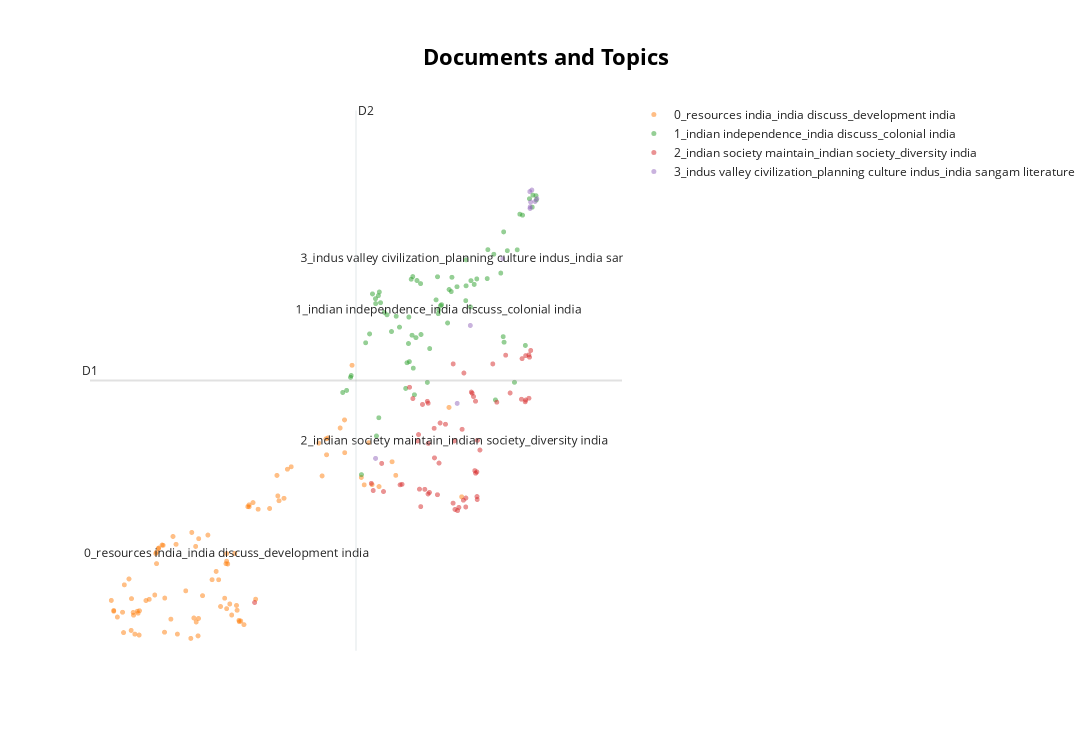

The notebook cell saved with this chart:
### Code cell
model.visualize_documents(questions)

### Figure 1 — Plotly figure (JSON) as saved in the notebook; plotly's stock layout.template omitted (floating-point values rounded to 4 significant figures)
{"data": [{"hoverinfo": "text", "hovertext": [null], "marker": {"color": "#CFD8DC", "opacity": 0.5, "size": 5}, "mode": "markers+text", "name": "other", "showlegend": false, "type": "scattergl", "x": [null], "y": [null]}, {"hoverinfo": "text", "hovertext": ["Major hot deserts in northern hemisphere are located between 20-30 deg N latitudes and on the western sides of the continents. Why?", "There is no formation of deltas by rivers on the Western Ghats. Why?", "Why is the South-West monsoon called ‘Purvaiya’ (easterly) in Bhojpur Region? How has this directional seasonal wind system influenced the cultural ethos of the region?", "What are the main socio-economic implications arising out of the development of IT industries in major cities of India?", "Discuss the consequences of climate change on the food security in tropical countries.", "\"The Himalayas are highly prone to landslides.\" Discuss the causes and suggest suitable measures of mitigation.", "What are the consequences of spreading of ‘Dead Zones’ on marine ecosystem?", "Why is the world today confronted with a crisis of availability of and access to freshwater resources?", "Bring out the causes for more frequent occurrence of landslides in the Himalayas than in the Western Ghats.", "Examine the status of forest resources of India and its resultant impact on climate change.", "Discuss the geophysical characteristics of Circum- Pacific Zone.", "Bring out the causes for the formation of heat islands in the urban habitat of the world.", "Describe the characteristics and types of primary rocks.", "How far do you agree that the behaviour of the Indian monsoon has been changing due to humanizing landscape? Discuss.", "“The ideal solution of depleting ground water resources in India is water harvesting system.” How can it be made effective in urban areas?", "The interlinking of rivers can provide viable solutions to the multi-dimensional inter-related problems of droughts, floods and interrupted navigation. Critically examine.", "How does India see its place in the economic space of rising natural resources rich Africa?", "Critically evaluate the various resources of the oceans which can be harnessed to meet the resource crisis in the world.", "It is said that India has substantial reserves of shale oil and gas, which can feed the needs of the country for quarter century. However, tapping of the resource does not appear to be high on the agenda. Discuss critically the availability and issues involved.", "How can the mountain ecosystem be restored from the negative impact of development initiatives and tourism?", "What are the forces that influence ocean currents? Describe their role in fishing industry of the world.", "How are the fjords formed? Why do they constitute some of the most picturesque areas of the world?", "The process of desertification does not have climate boundaries. Justify with examples.", "Discuss the meaning of colour-coded weather warnings for cyclone prone areas given by India Meteorological department.", "How does the Juno Mission of NASA help to understand the origin and evolution of the Earth?", "Discuss the various economic and\nsocio-cultural forces that are driving increasing feminization of agriculture in India.", "Enumerate the problems and prospects of inland water transport in India.", "The effective management of land and water resources will drastically reduce the human miseries. Explain.", "Discuss the concept of air mass and explain its role in macro-climatic changes.", "Major cities of India are becoming more vulnerable to flood conditions. Discuss.", "Discuss the factors for localisation of agro-based food processing industries of North-West India.", "Account for the present location of iron and steel industries away from the source of raw material, by giving examples.", "India is well endowed with fresh water resources. Critically examine why it still suffers from water scarcity.", "Explain the factors responsible for the origin of ocean currents. How do they influence regional climates, fishing and navigation?", "What do you understand by the theory of continental drift? Discuss the prominent evidences in its support.", "Tropical cyclones are largely confined to South China Sea, Bay of Bengal and Gulf of Mexico. Why?", "Mumbai, Delhi and Kolkata are the three Mega cities of the country but the air pollution is much more serious probelm in Delhi as compared to the other two. Why is this so?", "Mention the significance of straits and isthmus in international trade.", "Petroleum refineries are not necessarily located nearer to crude oil producing areas, particularly in many of the developing countries. Explain its implications.", "From being net food importer in 1960s, India has emerged as a net food exporter to the world. Provide reasons.", "Defining blue revolution, explain the problems and strategies for pisciculture development in India.", "Comment on the resource potentials of the long coastline of India and highlight the status of natural hazard preparedness in these areas.", "How is efficient and affordable urban mass transport key to the rapid economic development in India?", "Can the strategy of regional resource-based manufacturing help in promoting employment in India?", "What do you understand by the phenomenon of ‘temperature inversion’ in meteorology? How does it affect weather and the habitants of the place?", "Why did human development fail to keep pace with economic development in India?", "How do ocean currents and water masses differ in their impacts on marine life and coastal environment? Give suitable examples.", "Why is India taking keen interest in the Arctic region?", "Why is India considered as a sub-continent? Elaborate your answer.", "Differentiate the causes of landslides in the Himalayan region and Western Ghats.", "Why are the world’s fold mountain systems located along the margins of continents? Bring out the association between the global distribution of fold mountains and the earthquakes and volcanoes.", "Mention the global occurrence of volcanic eruptions in 2021 and their impact on regional environment.", "Discuss the causes of depletion of mangroves and explain their importance in maintaining coastal ecology.", "Describing the distribution of rubber producing countries, indicate the major environmental issues faced by them.", "Whereas the British planters had developed tea gardens all along the Shivaliks and Lesser Himalayas from Assam to Himachal Pradesh, in effect they did not succeed beyond the Darjeeling area. Explain.", "How will the melting of Himalayan glaciers have a far- reaching impact on the water resources of India?", "What is water stress? How and why does it differ regionally in India?", "What is the significance of Industrial Corridors in India? Identifying industrial corridors, explain their main characteristics.", "South China Sea has assumed great geopolitical significance in the present context. Comment.", "Assess the impact of global warming on the coral life system with examples.", "Do you agree that there is a growing trend of opening new sugar mills in southern states of India? Discuss with justification.", "Smart cities in India cannot sustain without smart vilages. Discuss this statement in the backdrop of rural urban integration.", "The states of Jammu and Kashmir, Himachal Pradesh and Uttarakhand are reaching the limits of ecological carrying capacity due to tourism. Critically evaluate.", "How does the cryosphere affect global climate?", "Discuss the natural resource potentials of ‘Deccan trap’.", "Define mantle plume and explain its role in plate tectonics.", "Present an account of the Indus Water Treaty and examine its ecological, economic and political implications in the context of changing bilateral relations.", "What are the economic significances of discovery of oil in Arctic Sea and its possible environemental consequences?", "“Inspite of adverse environmental impact, coal mining is still inevitable for development”.\nDiscuss", "The recent cyclone on the east coast of India was called ‘Phailin’. How are the tropical cyclones named across the world? Elaborate.", "In what way micro-watershed development projects help in water conservation in\ndrought-prone and semi-arid regions of India?", "Mention core strategies for the transformation of aspirational districts in India and explain the nature of convergence, collaboration and competition for its success.", "Briefly mention the alignment of major mountain ranges of the world and explain their impact on local weather conditions, with examples.", "Most of the unusual climatic happenings are explained as an outcome of the El-Nino effect. Do you agree?", "Why did the Green Revolution in India virtually by-pass the eastern region despite fertile soil and good availability of water?", "Despite India being one of the countries of the Gondwanaland, its mining industry contributes much less to its Gross Domestic Product(GDP) in percentage. Discuss.", "How do the melting of the Arctic ice and glaciers of the Antarctic differently affect the weather patterns and human activities on the Earth? Explain.", "Analyze the factors for the highly decentralized cotton textile industry in India.", "Identify and discuss the factors responsible for diversity of natural vegetation in India. Assess the significance of wildlife sanctuaries in rain forests regions of India.", "Discuss the multi-dimensional implications of uneven distribution of mineral oil in the world.", "Account for variations in oceanic salinity and discuss its multi-dimensional effects.", "What characteristics can be assigned to monsoon climate that succeeds in feeding more than 50 percent of the world population residing in Monsoon Asia?", "Account for the change in the spatial pattern of the Iron and Steel industry in the world.", "Mention the advantages of the cultivation of pulses because of which the year 2016 was declared as the International Year of Pulses by United Nations.", "With growing scarcity of fossil fuels, the atomic energy is gaining more and more significance in India. Discuss the availability of raw material required for the generation of atomic energy in India and in the world.", "Bring out the relationship between the shrinking Himalayan glaciers and the symptoms of climate change in the Indian sub-continent.", "Why is Indian Regional Navigational Satellite System (IRNSS) needed? How does it help in navigation?", "Explain the formation of thousands of islands in Indonesian and Philipines archipelagos.", "Examine the potential of wind energy in India and explain the reasons for their limited spatial spread.", "India has immense potential of solar energy though there are regional variations in its developments. Elaborate.", "Troposphere is a very significant atmospheric layer that determines weather processes.\nHow?", "Account for the huge flooding of million cities in India including the smart ones like Hyderabad and Pune. Suggest lasting remedial measures.", "In what way can floods be converted into a sustainable source of irrigation and all-weather inland navigation in India?", null], "marker": {"opacity": 0.5, "size": 5}, "mode": "markers+text", "name": "0_resources india_india discuss_development india", "text": ["", "", "", "", "", "", "", "", "", "", "", "", "", "", "", "", "", "", "", "", "", "", "", "", "", "", "", "", "", "", "", "", "", "", "", "", "", "", "", "", "", "", "", "", "", "", "", "", "", "", "", "", "", "", "", "", "", "", "", "", "", "", "", "", "", "", "", "", "", "", "", "", "", "", "", "", "", "", "", "", "", "", "", "", "", "", "", "", "", "", "", "", "", "0_resources india_india discuss_development india"], "textfont": {"size": 12}, "type": "scattergl", "x": [2.679, 3.074, 3.573, 6.45, 3.408, 2.606, 3.207, 4.021, 2.548, 3.887, 2.236, 2.554, 2.429, 3.609, 4.207, 4.25, 4.876, 3.255, 4.466, 3.822, 2.943, 2.948, 2.92, 3.602, 2.413, 7.75, 4.216, 4.508, 2.782, 4.131, 5.644, 4.857, 4.101, 2.936, 2.441, 3.276, 6.171, 3.564, 4.404, 5.907, 5.91, 4.069, 6.217, 5.625, 2.58, 6.656, 2.977, 3.756, 7.551, 2.674, 2.332, 2.275, 3.051, 4.406, 6.026, 3.673, 4.051, 5.554, 3.611, 3.036, 5.501, 6.34, 4.042, 2.657, 4.179, 2.275, 3.926, 3.503, 4.547, 3.487, 3.956, 6.714, 2.646, 3.173, 6.29, 4.728, 2.833, 5.616, 4.052, 4.384, 2.982, 3.536, 4.954, 5.838, 4.843, 3.077, 4.324, 2.514, 5.068, 5.008, 2.586, 4.274, 4.246, 4.052], "y": [1.936, 1.557, 1.738, 4.126, 2.287, 1.523, 3.246, 2.157, 1.589, 2.629, 2.118, 2.149, 1.55, 1.8, 2.029, 1.742, 3.876, 3.107, 3.843, 2.483, 2.966, 2.766, 2.213, 1.492, 1.909, 3.945, 1.944, 2.139, 2.116, 1.86, 4.982, 3.961, 2.055, 2.943, 2.392, 1.524, 4.287, 3.07, 3.803, 5.301, 4.723, 2.76, 4.156, 4.686, 1.906, 4.563, 3.031, 3.27, 5.522, 1.507, 1.824, 1.926, 3.09, 3.769, 6.264, 2.202, 1.972, 4.313, 3.206, 3.095, 4.892, 4.16, 2.765, 1.891, 2.946, 1.94, 2.482, 3.317, 3.726, 1.448, 2.01, 4.324, 1.927, 1.787, 4.901, 3.739, 2.137, 4.968, 2.81, 3.771, 3.041, 1.808, 3.918, 5.159, 4.322, 2.159, 1.691, 2.496, 4.475, 4.431, 1.857, 1.753, 1.766, 2.944]}, {"hoverinfo": "text", "hovertext": ["Mahatma Gandhi and Dr. B R Ambedkar, despite having divergent approaches and strategies, had a common goal of amelioration of the downtrodden. Elucidate.", "Critically discuss the objectives of Bhoodan and Gramdan movements initiated by AcharyaVinobhaBhave and their success.", "The anti-colonial struggles in West Africa were led by the new elite of Western-educated Africans.", "Why did the armies of the British East India Company – mostly comprising of Indian soldiers – win consistently against the more numerous and better equipped armies of the Indian rulers? Give reasons.", "The political and administrative reorganization of states and territories has been a continuous ongoing process since the mid-nineteenth century. Discuss with examples.", "The Bhakti movement received a remarkable re-orientation with the advent of Sri Chaitanya Mahaprabhu. Discuss.", "What are the main features of Vedic society and religion? Do you think some of the features are still prevailing in Indian society?", "What policy instruments were deployed to contain the Great Economic Depression?", "Several foreigners made India their homeland and participated in various movements.\nAnalyze their role in the Indian struggle for freedom.", "Why did the ‘Moderates’ failed to carry conviction with the nation about their proclaimed ideology and political goals by the end of the nineteenth century?", "“American Revolution was an economic revolt against mercantilism.” Substantiate.", "Clarify how mid-eighteenth century India was beset with the spectre of a fragmented polity.", "‘Latecomer’ Industrial Revolution in Japan involved certain factors that were markedly different from what West had experienced.” Analyze.", "How difficult would have been the achievement of Indian independence without Mahatma Gandhi? Discuss.", "Examine how the decline of traditional artisanal industry in colonial India crippled the rural economy.", "“Africa was chopped into states artificially created by accidents of European competition.” Analyze.", "Explain the role of geographical factors towards the development of Ancient India.", "Discuss whether formation of new states in recent times is beneficial or not for the economy of India.", "The rock-cut architecture represents one of the most important sources of our knowledge of early Indian art and history. Discuss.", "It would have been difficult for the Constituent Assembly to complete its historic task of drafting the Constitution for Independent India in just three years, but its experience gained with the Government of India Act, 1935\n.Discuss.", "The New Economic Policy – 1921 of Lenin had influenced the policies adopted by India soon after independence. Evaluate.", "Analyze the circumstances that led to the Tashkent Agreement in 1966. Discuss the highlights of the Agreement.", "Evaluate the nature of the Bhakti Literature and its contribution to Indian culture.", "Has the formation of linguistic States strengthened the cause of Indian Unity?", "Write a critical note on the evolution and significance of the slogan, ‘Jai Jawan, Jai Kisan’.", "To what extent did the role of the moderates prepare a base for the wider freedom movement? Comment.", "Why did the industrial revolution first occur in England? Discuss the quality of life of the people there during the industrialization. How does it compare with that in India at present times?", "Discuss the role of women in the freedom struggle especially during the Gandhian phase.", "Krishnadeva Raya, the King of Vijayanagar, was not only an accomplished scholar himself but was also a great patron of learning and literature. Discuss.", "The 1857 uprising was the culmination of the recurrent, big and small local rebellions that had occurred in the preceding hundred years of British rule. Elucidate.", "Evaluate the policies of Lord Curzon and their long term implications on the national movements.", "Highlight the importance of the new objectives that got added to the vision of Indian Independence since the twenties of the last century.", "Since the decade of the 1920s, the national movement acquired various ideological strands and thereby expanded its social base. Discuss.", "“In many ways, Lord Dalhousie was the founder of modern India.” Elaborate.", "Discuss the significance of the lion and bull figures in Indian mythology, art and architecture.", "Bring out the constructive programmes of Mahatma Gandhi during Non-Cooperation Movement and Civil Disobedience Movement.", "Examine the linkages between the nineteenth century’s ‘Indian Renaissance’ and the emergence of national identity.", "Critically examine the compulsions which prompted India to play a decisive role in the emergence of Bangladesh.", "What were the major technological changes introduced during the Sultanate period? How did those technological changes influence the Indian society?", "In what ways did the navel mutiny prove to be the last nail in the coffin of British colonial aspirations in India?", "Trace the rise and growth of socio-religious reform movements with special reference to Young Bengal and Brahmo Samaj.", "Indian Philosophy and tradition played a significant role in conceiving and shaping the monuments and their art in India. Discuss.", "The third battle of Panipat was fought in 1761. Why were so many empire-shaking battles fought at Panipat?", "Sufis and medieval saints failed to modify either the religious ideas and practices or the outward structure of Hindu/ Muslim societies to any appreciable extent. Comment.", "” There arose a serious challenge to the Democratic State System between the two World Wars.” Evaluate the statement.", "Many voices had strengthened and enriched the nationalist movement during the Gandhian phase. Elaborate.", "Pala period is the most significant phase in the history of Buddhism in India. Enumerate.", "Analyze the salience of ‘sect’ in Indian society vis-a-vis caste, region and religion.", "Assess the main administrative issues and socio-cultural problems in the integration process of Indian Princely States.", "Highlight the Central Asian and Greco Bactrian elements in the Gandhara art.", "How did the colonial rule affect the tribals in India and what was the tribal response to the colonial oppression?", "Explain how the Uprising of 1857 constitutes an important watershed in the evolution of British policies towards colonial India.", "What was the difference between Mahatma Gandhi and Rabindranath Tagore in their approach towards education and nationalism?", "Persian literary sources of medieval India reflect the spirit of the age. Comment.", "Throw light on the significance of the thoughts of Mahatma Gandhi in the present times.", "What were the events that led to the Suez Crisis in 1956? How did it deal a final blow to Britain’s self-image as a world power?", "Why was there a sudden spurt in famines in colonial India since the mid-eighteenth century? Give reasons.", "Discuss the contributions of MaulanaAbulKalam Azad to pre- and post-independent India.", "Assess the importance of the accounts of the Chinese and Arab travellers in the reconstruction of the history of India.", "Explain how the foundations of the modern world were laid by the American and French Revolutions.", "Discuss the main contributions of Gupta period and Chola period to Indian heritage and culture\n.", "Examine critically the various facets of economic policies of the British in India from mid-eighteenth century till independence.", "What were the major political, economic and social developments in the world which motivated the anti-colonial in India?", "Defying the barriers of age, gender and religion, the Indian women became the torchbearer during the struggle for freedom in India. Discuss.", "Highlight the differences in the approach of Subhash Chandra Bose and Mahatma Gandhi in the struggle for freedom.", "To what extend can Germany be held responsible for causing the two World Wars? Discuss critically.", "Why indentured labour was taken by the British from India to their colonies? have they been able to preserve their cultural identity over there?", "Assess the role of British imperial power in complicating the process of transfer of power during the 1940s.", "What problems are germane to the decolonization process in the Malay Peninsula?", "How will you explain the medieval Indian temple sculptures represent the social life of those days?", "Taxila university was one of the oldest universities of the world with which were associated a number of renowned learned personalities of different disciplines. Its strategic location caused its fame to flourish, but unlike Nalanda, it is not considered as a university in the modern sense. Discuss.", "Bring out the socio-economic effects of the introduction of railways in different countries of the world", null], "marker": {"opacity": 0.5, "size": 5}, "mode": "markers+text", "name": "1_indian independence_india discuss_colonial india", "text": ["", "", "", "", "", "", "", "", "", "", "", "", "", "", "", "", "", "", "", "", "", "", "", "", "", "", "", "", "", "", "", "", "", "", "", "", "", "", "", "", "", "", "", "", "", "", "", "", "", "", "", "", "", "", "", "", "", "", "", "", "", "", "", "", "", "", "", "", "", "", "", "", "1_indian independence_india discuss_colonial india"], "textfont": {"size": 12}, "type": "scattergl", "x": [7.948, 8.153, 6.913, 6.302, 6.989, 8.366, 8.282, 6.772, 7.435, 7.104, 6.576, 7.529, 5.878, 7.677, 5.94, 6.891, 6.409, 6.87, 8.92, 7.587, 6.919, 6.347, 8.469, 7.007, 8.404, 7.047, 6.002, 7.815, 8.163, 6.72, 6.956, 7.348, 6.981, 7.821, 8.818, 7.988, 7.419, 7.383, 6.447, 6.97, 8.418, 8.862, 6.239, 8.753, 6.455, 7.371, 8.666, 8.582, 7.211, 8.871, 7.247, 6.534, 7.597, 8.625, 7.897, 6.397, 6.012, 7.553, 8.257, 6.473, 8.709, 6.646, 7.031, 7.888, 7.82, 6.44, 7.111, 6.394, 6.928, 8.926, 8.412, 6.173, 7.39], "y": [7.691, 7.793, 6.648, 6.818, 6.214, 7.891, 5.654, 6.938, 7.334, 7.705, 7.155, 7.011, 5.785, 7.65, 5.822, 6.31, 5.018, 5.857, 9.256, 7.565, 7.115, 7.523, 8.286, 5.745, 6.769, 7.76, 6.052, 7.405, 8.304, 7.129, 7.782, 7.419, 7.829, 8.124, 9.202, 7.788, 7.316, 7.175, 5.34, 6.795, 6.672, 9.054, 6.662, 6.615, 7.556, 7.826, 8.93, 5.964, 5.963, 9.266, 6.559, 7.198, 7.817, 8.301, 7.758, 7.353, 6.084, 7.601, 8.223, 7.369, 8.913, 6.86, 6.752, 7.295, 7.666, 7.493, 6.807, 7.44, 6.329, 9.181, 8.617, 4.336, 7.242]}, {"hoverinfo": "text", "hovertext": ["Is diversity and pluralism in India under threat due to globalisation? Justify your answer.", "Critically examine the effect of globalization on the aged population in India.", "Does urbanization lead to more segregation and/or marginalization of the poor in Indian metropolises?", "To what extent globalization has influenced the core of cultural diversity in India? Explain.", "In the context of the diversity of India, can it be said that the regions form cultural units rather than the States? Give reasons with examples for your view point.", "Child cuddling is now being replaced by mobile phones. Discuss its impact on the socialization of children.", "Examine the uniqueness of tribal knowledge system when compared with mainstream knowledge and cultural systems.", "The women’s questions arose in modern India as a part of the 19th century social reform movement. What are the major issues and debates concerning women in that period?", "How do you explain the statistics that show that the sex ratio in Tribes in India is more favourable to women than the sex ratio among Scheduled Castes?", "Do you agree that regionalism in India appears to be a consequence of rising cultural assertiveness? Argue.", "What is Cryptocurrency? How does it affect global society? Has it been affecting Indian society also?", "Distinguish between religiousness/religiosity and communalism giving one example of how the former has got transformed into the latter in independent India.", "How does Indian society maintain continuity in traditional social values? Enumerate the changes taking place in it.", "‘Communalism arises either due to power struggle or relative deprivation.’ Argue by giving suitable illustrations.", "What are the challenges to our cultural practices in the name of secularism?", "Describe any four cultural elements of diversity in India and rate their relative significance in building a national identity.", "Customs and traditions suppress reason leading to obscurantism. Do you agree?", "How the Indian concept of secularism different from the western model of secularism?\nDiscuss.", "How do the Indian debates on secularism differ from the debates in the West?", "Are tolerance, assimilation and pluralism the key elements in the making of an Indian form of secularism? Justify your answer.", "Has caste lost its relevance in understanding the multi- cultural Indian Society? Elaborate your answer with illustrations.", "Discuss the positive and negative effects of globalization on women in India?", "Discuss the main objectives of Population Education and point out the measures to achieve them in India in detail.", "‘Despite implementation of various programmes for eradication of poverty by the government in India, poverty is still existing’. Explain by giving reasons.", "COVID-19 pandemic accelerated class inequalities and poverty in India. Comment.", "What are the continued challenges for women in India against time and space?", "“Caste system is assuming new identities and associational forms. Hence, caste system cannot be eradicated in India.”", "Elucidate the relationship between globalization and new technology in a world of scarce resources, with special reference to India.", "Are we losing our local identity for the global identity? Discuss.", "Growing feeling of regionalism is an important factor in generation of demand for a separate state. Discuss.", "How is the growth of Tier 2 cities related to the rise of a new middle class with an emphasis on the culture of consumption?", "what are the environmental implications of the reclamation of the water bodies into urban land use? Explain with examples.", "Globalisation is generally said to promote cultural homogenisation but due to this cultural specificities appear to be strengthened in the Indian society.’ Elucidate.", "The life cycle of a joint family depends on economic factors rather than social values. Discuss.", "How does patriarchy impact the position of a middle class working woman in India?", "How have digital initiatives in India contributed to the functioning of the education system in the country? Elaborate your answer.", "Critically examine whether growing population is the cause of poverty OR poverty is the mains cause of population increase in India.", "Why are the tribals in India referred to as 'the Scheduled Tribes? Indicate the major provisions in the Constitution of India for their upliftment.", "Examine the role of ‘Gig Economy’ in the process of empowerment of women in India.", "Explore and evaluate the impact of ‘Work From Home’ on family relationships.", "“The growth of cities as I.T. hubs has opened up new avenues of employment, but has also created new problems”. Substantiate this statement with examples", "Why is caste identity in India both fluid and static?", "What is the basis of regionalism? Is it that unequal distribution of benefits of development on regional basis eventually promotes regionalism? Substantiate your answer.", "Do we have cultural pockets of small India all over the nation? Elaborate with examples.", "Why do some of the most prosperous regions of India have an adverse sex ratio for women? Give your arguments.", "What makes the Indian society unique in sustaining its culture? Discuss.", "The spirit of tolerance and love is not only an interesting feature of Indian society from very early times, but it is also playing an important part at the present. Elaborate.", "Given the diversities among the tribal communities in India, in which specific contexts should they be considered as a single category?", "“Male membership needs to be encouraged in order to make women’s organization free from gender bias.” Comment.", "Discuss the various social problems which originated out of the speedy process of urbanization in India.", "Debate the issue whether and how contemporary movements for assertion of Dalit identity work towards annihilation of caste.", "\"An essential condition to eradicate poverty is to liberate the poor from the process of deprivation.\" Substantiate this statement with suitable examples.", "“Empowering women is the key to control population growth.” Discuss.", "Explain why suicide among young women is increasing in Indian Society.", "With a brief background of quality of urban life in India, introduce the objectives and strategy of the 'Smart City Programme'.", "Do you think marriage as a sacrament in loosing its value in Modern India?", "Discuss the changes in the trends of labour migration within and outside India in the last four decades.", "Discuss the impact of post-liberal economy on ethnic identity and communalism.", "What are the two major legal initiatives by the State since Independence addressing discrimination against Scheduled Tribes(STs)?", "‘Women’s movement in India has not addressed the issues of women of lower social strata.’ Substantiate your view.", null], "marker": {"opacity": 0.5, "size": 5}, "mode": "markers+text", "name": "2_indian society maintain_indian society_diversity india", "text": ["", "", "", "", "", "", "", "", "", "", "", "", "", "", "", "", "", "", "", "", "", "", "", "", "", "", "", "", "", "", "", "", "", "", "", "", "", "", "", "", "", "", "", "", "", "", "", "", "", "", "", "", "", "", "", "", "", "", "", "", "2_indian society maintain_indian society_diversity india"], "textfont": {"size": 12}, "type": "scattergl", "x": [7.412, 7.226, 6.812, 7.318, 7.21, 7.957, 7.916, 7.995, 7.778, 7.134, 7.323, 8.241, 8.304, 8.038, 8.809, 7.938, 8.837, 8.758, 8.818, 8.702, 8.692, 7.394, 7.222, 7.244, 7.087, 7.992, 8.809, 7.058, 7.758, 6.93, 6.521, 4.492, 7.496, 7.99, 7.817, 6.782, 7.17, 7.786, 7.107, 7.97, 6.359, 8.758, 6.983, 7.223, 7.646, 7.969, 8.443, 7.903, 7.707, 6.492, 8.751, 7.369, 7.616, 7.686, 6.329, 8.514, 7.072, 7.999, 7.617, 7.815, 7.635], "y": [5.247, 4.888, 4.165, 5.153, 5.629, 4.407, 5.771, 3.898, 3.885, 5.574, 4.632, 6.289, 5.613, 4.77, 6.449, 5.713, 6.526, 6.435, 6.407, 6.382, 5.666, 4.54, 3.996, 4.022, 4.08, 3.95, 5.683, 4.931, 5.136, 5.877, 4.038, 2.081, 5.225, 4.384, 3.924, 4.157, 4.077, 6.128, 3.772, 4.361, 4.056, 5.651, 5.678, 5.595, 3.722, 5.631, 6.443, 5.792, 3.758, 4.534, 5.621, 3.982, 3.833, 3.702, 4.182, 5.776, 5.043, 4.941, 6.289, 3.766, 4.931]}, {"hoverinfo": "text", "hovertext": ["Safeguarding the Indian art heritage is the need of the moment.", "To what extent has the urban planning and culture of the Indus Valley Civilization provided inputs to the present day urbanization?\nDiscuss.", "Chola architecture represents a high watermark in the evolution of temple architecture. Discuss", "Mesolithic rock cut architecture of India not only reflects the cultural life of the times but also a fine aesthetic sense comparable to modern painting. Critically evaluate this comment.", "Though not very useful from the point of view of a connected political history of South India, the Sangam literature portrays the social and economic conditions of its time with remarkable vividness. Comment.", "Early Buddhist Stupa-art, while depicting folk motifs and narratives successfully expounds Buddhist ideals. Elucidate.", "The ancient civilization in Indian sub continent differed from those of Egypt , Mesopotamia and Greece in that its culture and traditions have been preserved without breakdown to the present day. Comment", "Discuss the ‘Tandava’ dance as recorded in early Indian inscriptions.", "Gandhara sculpture owed as much to the Romans as to the Greeks. Explain.", "How do you justify the view that the level of excellence of the Gupta numismatic art is not at all noticeable in later times?", null], "marker": {"opacity": 0.5, "size": 5}, "mode": "markers+text", "name": "3_indus valley civilization_planning culture indus_india sangam literature", "text": ["", "", "", "", "", "", "", "", "", "", "3_indus valley civilization_planning culture indus_india sangam literature"], "textfont": {"size": 12}, "type": "scattergl", "x": [8.829, 6.395, 8.836, 8.823, 7.887, 8.906, 7.68, 8.934, 8.855, 8.828, 8.397], "y": [9.058, 4.622, 9.144, 9.328, 6.967, 9.154, 5.593, 9.203, 9.355, 9.031, 8.145]}], "layout": {"annotations": [{"showarrow": false, "text": "D1", "x": 1.901, "y": 5.995, "yshift": 10}, {"showarrow": false, "text": "D2", "x": 6.088, "xshift": 10, "y": 10.76}], "height": 750, "shapes": [{"line": {"color": "#CFD8DC", "width": 2}, "type": "line", "x0": 6.088, "x1": 6.088, "y0": 1.231, "y1": 10.76}, {"line": {"color": "#9E9E9E", "width": 2}, "type": "line", "x0": 1.901, "x1": 10.27, "y0": 5.995, "y1": 5.995}], "title": {"font": {"color": "Black", "size": 22}, "text": "<b>Documents and Topics</b>", "x": 0.5, "xanchor": "center", "yanchor": "top"}, "width": 1200, "xaxis": {"visible": false}, "yaxis": {"visible": false}}}
